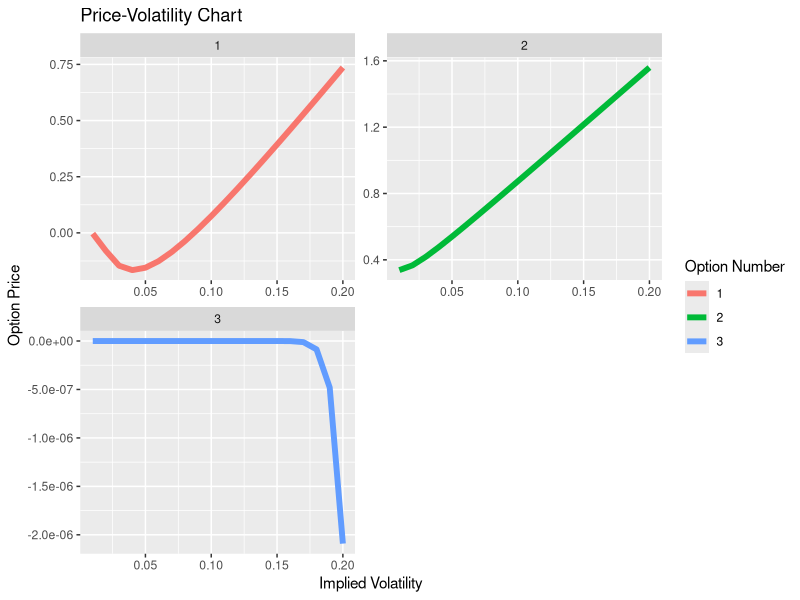

Write the R code that produced this figure. (Note: this script raises an error after producing the figure.)
library(ggplot2)
library(reshape2)
#provided data
option <- data.frame(Strike = c(50, 45, 20),
                     type = c("C", "C","P"),
                     optionPrice = c(1.62,1.50, 0.01),
                     futurePrice = c(48.03,45.0, 48.03),
                     time_to_expiry = c(0.1423,0.15, 0.1423)
)
#convert to integer and use it for later in bsm 
option$type <- ifelse(option$type == "C", 1.0, -1.0)

#set user initial defaults
#risk free wasn't provided; precision wasn't provided
option["sigma"] <- 5
option["dummy"] <- 10
d_rate = 0.05
default_tolerance = 0.0001
start <- proc.time()

#generalized bsm model, input df and volatility
black <- function(x, sigma){
  x['d1'] = (log10(x['futurePrice']/x['Strike']) + ((d_rate+(sigma^2)/2)*x['time_to_expiry']))/(sigma*sqrt(x['time_to_expiry']))
  x['d2'] = x['d1'] - sigma*sqrt(x['time_to_expiry'])
  x['sigma'] <- sigma
  
  #dummy option price; inverse norm or norm
  x['n_d1'] = pnorm(as.numeric(unlist(x['type']*x['d1'])), mean = 0, sd = 1)
  x['n_d2'] = pnorm(as.numeric(unlist(x['type']*x['d2'])), mean = 0, sd = 1)
  
  if(x['type'] == 1) 
    x['dummy'] =  x['n_d1']*x['futurePrice'] - x['n_d2']*x['Strike']*exp(-d_rate*x['time_to_expiry'])
  if(x['type']== -1) 
    x['dummy'] =  x['n_d2']*x['Strike']*exp(-d_rate*x['time_to_expiry']) - x['n_d1']*x['futurePrice']
   return (x)
}

plotImpliedVol=function(option){
  bsm <- apply(option, 1, function(x) {
    
    #use bisect method to find sigma; match dummy to listed option price
    #find midpt then move left or right and compare left and right tolerance
    opti <- function(x, lower, upper){
      mid = (lower+ upper)/2
      
      #walk left of midpt
      l_low = lower
      l_high = mid
      left = (l_low+mid)/2
      
      #walk right of midpt
      r_low = mid
      r_high = upper
      right = (mid+r_high)/2
      
      left_x <- black(x, left)
      right_x <-black(x, right)
      
      c_dummy = c(left_x['dummy'], right_x['dummy'])
      
      #go left or right of price based on tolerance
      tolerance = abs(c_dummy- x['optionPrice'] )
      min = which.min(tolerance)
      
      for (i in 1:length(tolerance)){
        if(tolerance[i] > default_tolerance){
          if (min == 1 ){ 
            x['sigma'] <- left
            low = l_low
            high = l_high
          }
          else if (min == 2 ){
            x['sigma'] <- right
            low = r_low
            high = r_high
          }
          x<- opti(black(x, x['sigma']), low, high)
        }
        else{
          break
        }
      }
      
      return(x)
    }
    
    #initialize lower and upper bound random numbers
    opti(x, 0,10)
  })
}

#make option plots
plot <- function (plot_df){
  
  option <- as.data.frame(t(plot_df))
  min_loop = 1000
  # have options axis length the same to plot on the same graph; use min just so it looks nice per the question
  for (i in 1:nrow(option)){
    data <- (option[i,])
    vol_increment <- seq(0.01, as.numeric(ceiling(data$sigma/0.05)*0.05 ), by = 0.01)
    min_loop = min(length(vol_increment),min_loop)
  }
  
  
  #for call = 0 to optionPrice, calculate volatility to option$sigma
  vol_increment <- seq(0.01, min_loop*0.01, by = 0.01)
  graph_option <- data.frame(volatility = c(vol_increment))
  
  # For each option we will create a new set of df; each new df is then plotted
  d_graph = NULL
  for (i in 1:nrow(option)){
      data <- (option[i,])
      data$groupID <- i
      
      graph <- merge(graph_option, data,  all=T)
      
      #calculate each volatility increment
      calc_grph <- as.data.frame(t(apply(graph, 1, function(graph) black(graph,graph['volatility']))))
      d_graph = rbind(d_graph, calc_grph)
  }
  graph2 <- melt(d_graph, id=c("groupID","dummy","volatility"))
  
  diagram <- ggplot(graph2, aes(volatility,dummy, group=factor(groupID), colour=factor(groupID) )) + 
    geom_line(size=2) +
    labs(x="Implied Volatility" ,y="Option Price") + 
    ggtitle("Price-Volatility Chart") +
    labs(color='Option Number') +
    facet_wrap(~groupID, ncol=2, scales = "free")
  
  print(diagram)
  print("Finished Running. Wait for plot.")
}

#call functions to calculate and print the result and plot
result <- plotImpliedVol(option)
print(t(result))
print(proc.time() - start)
plot (result)

#clean any variables and restart R
.rs.restartR()